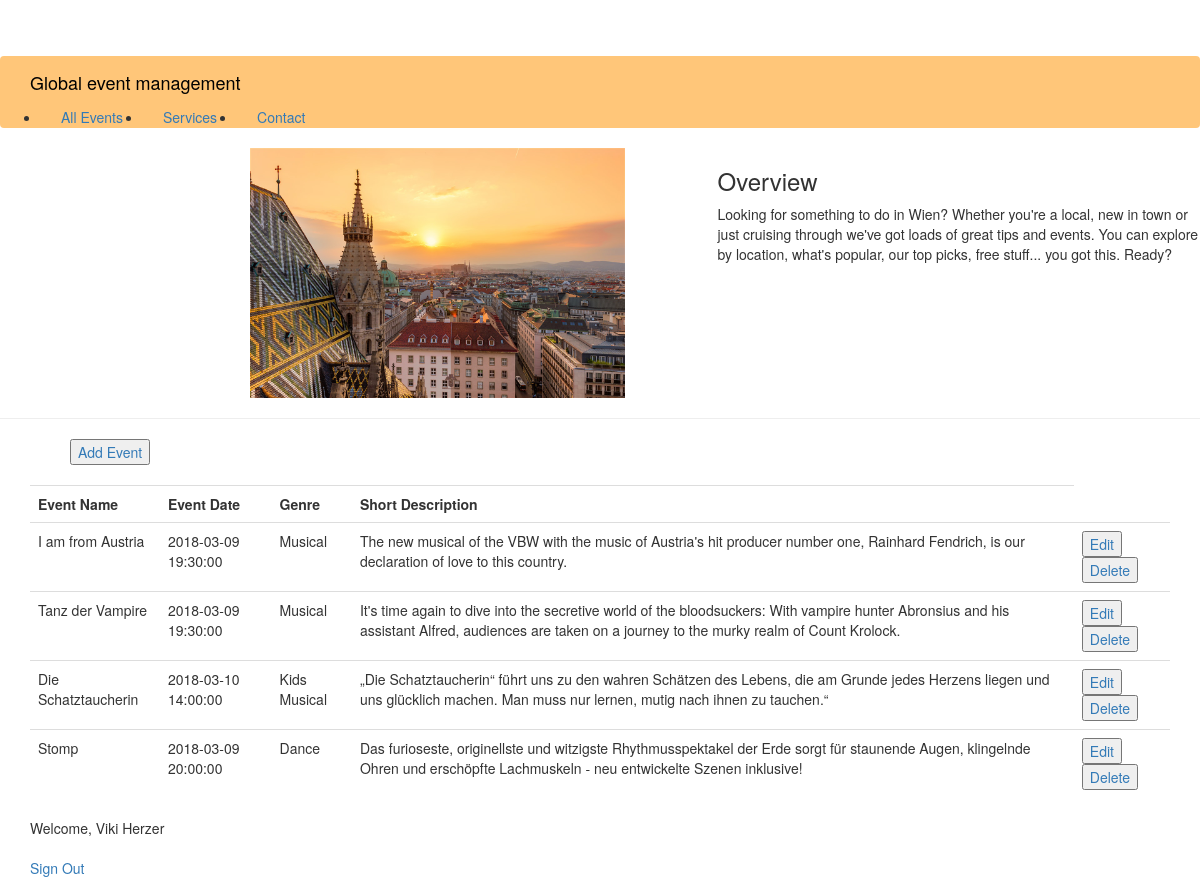
The page /cr14/home.php (signed in) on the database as committed earlier.
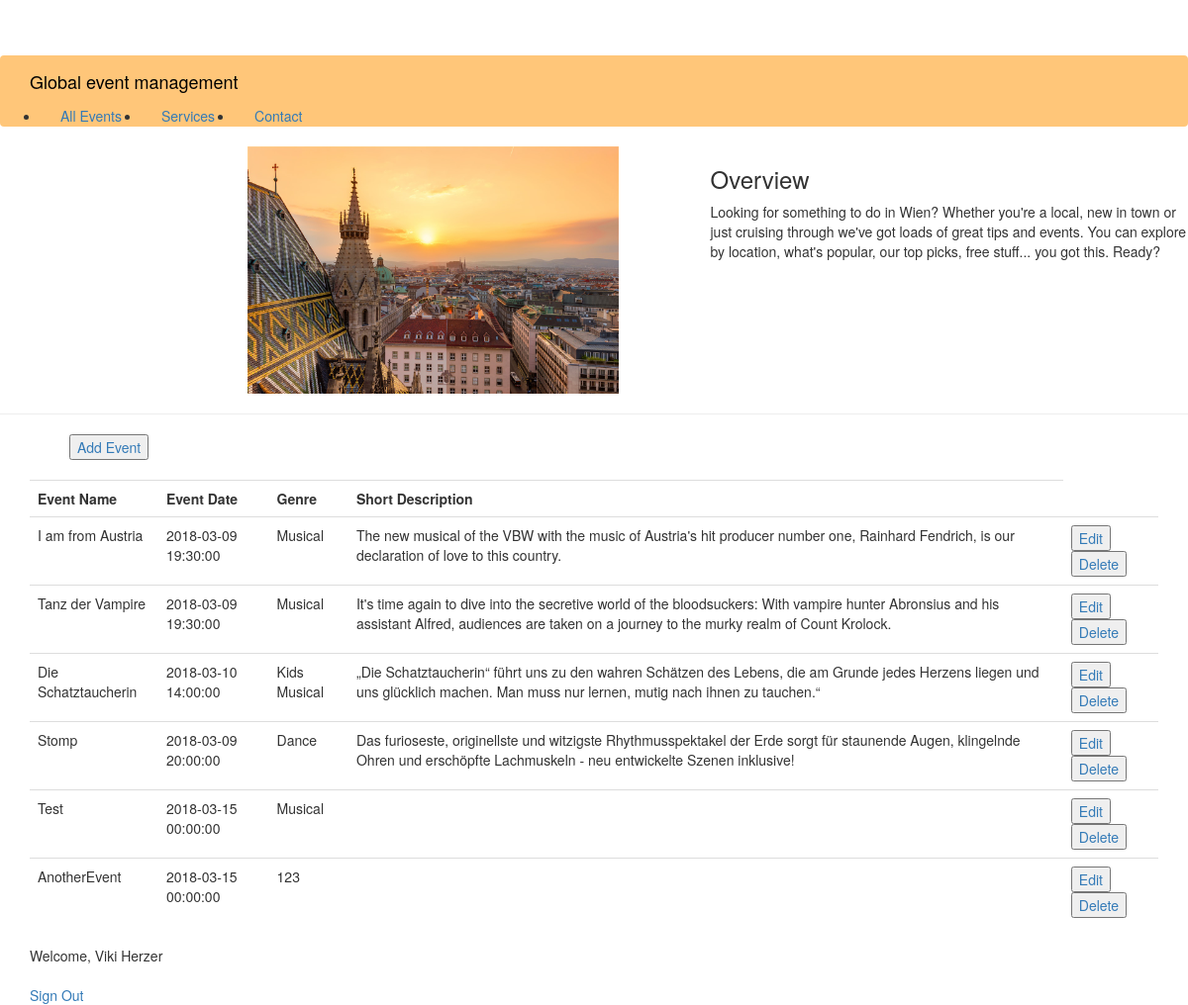
The same page on the database as committed later.
### tables this page shows
CREATE TABLE `events` (
  `event_id` int(11) NOT NULL,
  `event_name` varchar(40) DEFAULT NULL,
  `event_date` datetime DEFAULT NULL,
  `event_description` varchar(200) DEFAULT NULL,
  `event_img` varchar(30) DEFAULT NULL,
  `event_capacity` int(11) DEFAULT NULL,
  `contact_email` varchar(100) DEFAULT NULL,
  `contact_number` int(11) DEFAULT NULL,
  `event_address` varchar(150) DEFAULT NULL,
  `event_url` varchar(300) DEFAULT NULL,
  `event_type` varchar(50) DEFAULT NULL
);

CREATE TABLE `user` (
  `user_id` int(11) NOT NULL,
  `user_name` varchar(30) NOT NULL,
  `user_email` varchar(60) NOT NULL,
  `user_pass` varchar(255) NOT NULL
);

### cr14/home.php (the view, shortened to what this page needs)
<?php
 require_once 'dbconnect.php';
 $res = mysqli_query($conn, "SELECT * FROM user WHERE user_id=".$_SESSION['user']);
 $userRow = mysqli_fetch_array($res, MYSQLI_ASSOC);
?>
<!DOCTYPE html>
<html>
<head>
<link rel="stylesheet" href="https://maxcdn.bootstrapcdn.com/bootstrap/3.3.7/css/bootstrap.min.css">
<link rel="stylesheet" href="css/stylesheet.css">
</head>
<body>
    <nav class="navbar navbar-expand-lg navbar-dark bg-dark fixed-top" style="background-color: #FFC679;">
      <div class="container" style="background-color: #FFC679;">
        <a class="navbar-brand" style="background-color: #FFC679; color: black;" href="#">Global event management</a>
      </div>
      <div  id="navbarResponsive">
          <ul class="navbar-nav ml-auto">
            <li >
              <a class="nav-link" href="#" style="padding: 20px;">All Events </a>
            </li>
            <li >
              <a class="nav-link" href="#" style="padding: 20px;">Services</a>
            </li>
            <li >
              <a class="nav-link" href="#" style="padding: 20px;">Contact</a>
            </li>
          </ul>
        </div>
    </nav>
      <div class="row">
        <div class="col-md-7">
          <a href="#">
            <img style="height: 250px; padding-left: 250px;"class="px-3 card-img" src="img/vienna.jpg" alt="auto">
          </a>
        </div>
        <div class="col-md-5">
          <h3>Overview</h3>
          <p>Looking for something to do in Wien? Whether you're a local, new in town or just cruising through we've got loads of great tips and events. You can explore by location, what's popular, our top picks, free stuff... you got this. Ready?</p>
        </div>
      </div>
      <hr>
<a style="padding-left: 70px;"href="create.php"><button type="button">Add Event</button></a>
      <?php
 $sql = "SELECT event_name, event_date, event_type, event_description FROM events ";
        $result = mysqli_query($conn, $sql);
        if ($result->num_rows > 0) {
            echo "<div class='abs container'>
        <table class='table'>
          <tr>
            <th>Event Name</th>
            <th>Event Date</th>
            <th>Genre</th>
            <th>Short Description</th>
          </tr>";
            while($row = $result->fetch_assoc()) {
                echo "<tr>
                  <td>" . $row["event_name"] . "</td>
                  <td>" . $row["event_date"] . "</td>
                  <td>" . $row["event_type"] . "</td>
                  <td>" . $row["event_description"]."</td>
                  <td>
                     <a href='update.php?id=".$row['id']."'><button type='button'>Edit</button></a>
                     <a href='delete.php?id=".$row['id']."'><button type='button'>Delete</button></a>
                    </td>
                </tr>";
            }
            echo "</table></div>";
        } else {
            echo "0 results";
        }
        ?>
        <div class="container">
    <?php echo "Welcome, " . $userRow['user_name']; ?>
    <br>
    <br>
              <a  href="logout.php?logout">Sign Out</a>
            </div>
</body>
</html>

### stylesheet.css (style rules this page uses)
body { padding-top: 54px; }
@media (min-width: 992px) { body { padding-top: 56px; } }

### cr14/home.php (style rules this page uses)
table { width: 100%; margin-top: 20px; }

Rows that differ between the two databases and show on the page:
added events: event_name "Test", event_date "2018-03-15 00:00:00", event_type "Musical"
added events: event_name "AnotherEvent", event_date "2018-03-15 00:00:00", event_type "123"
